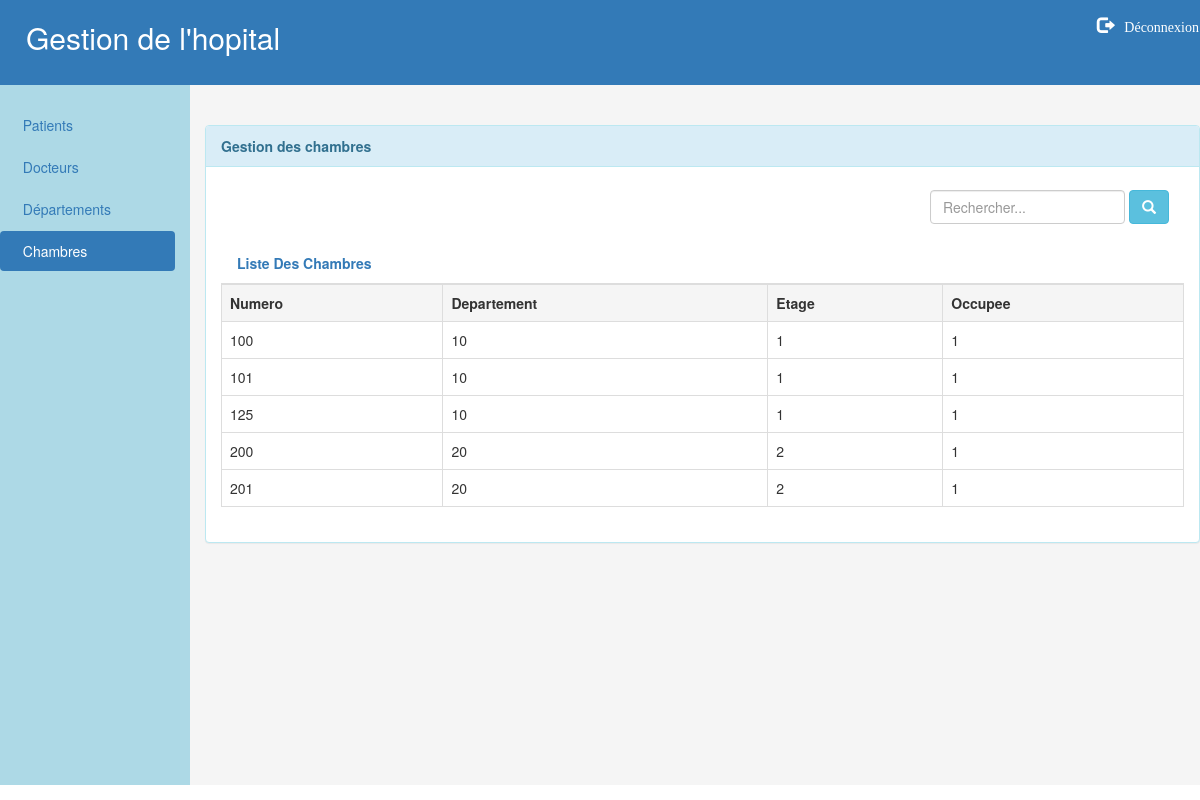
/chambre.php, run on the app's committed database.
### tables this page shows
CREATE TABLE IF NOT EXISTS `chambre` (
  `numero` int(11) NOT NULL,
  `occupee` int(11) NOT NULL,
  `departement` int(50) NOT NULL,
  `etage` varchar(10) NOT NULL,
  PRIMARY KEY (`numero`)
);

### chambre.php (the view, shortened to what this page needs)
<!DOCTYPE html>
<html>
<head>
    <link href="css/styles.css" rel="stylesheet">
    <link href="css/bootstrap.min.css" rel="stylesheet">
</head>
<body>
<div class="row " style="background-color:rgb(51,122,183)">
    <nav class="navbar navbar-expand-sm  navbar-dark ">
        <div class="col-md-10 container-fluid">
            <div class="navbar-header">
                <h2 style="color: white"> &nbsp;&nbsp; Gestion de l'hopital </h2>
            </div>
        </div>
        <div class="col-md-2 ">
            <ul class="nav navbar-nav navbar-right">
                <li>
                <li ><a href="deconnexion.php" class="deconnexion"><span class="glyphicon glyphicon-log-out" aria-hidden="true" ></span> &nbsp; Déconnexion</a></li>
                </li>
            </ul>
        </div>
    </nav>
</div>
<div class="row" >
    <div class="col-md-2 sidenav height:700x;" >
        <ul class="nav nav-pills nav-stacked ">
            <li ><a href="indexPatient.php">&nbsp Patients </a></li>
            <li ><a href="medecin.php">&nbsp Docteurs</a></li>
            <li ><a href="departement.php">&nbsp Départements</a></li>
            <li class="active"><a href="#">&nbsp Chambres</a></li>
        </ul>
    </div>
    <div class="col-md-10 contenu">
        <br> <br>
        <div class="panel panel-info contentinside">
            <div class="panel-heading"><strong>Gestion des chambres</strong></div>
            <div class="panel-body">
                <form class="navbar-form pull-right" method="get">
                    <div class="form-group">
                        <input type="text" class="form-control" placeholder="Rechercher..." name="search">
                    </div>
                    <button type="submit" class="btn btn-info"><span class="glyphicon glyphicon-search" aria-hidden="true"></span> </button>
                </form>
                <br/> <br/> <br/>
                <ul class="nav nav-tabs">
                    <li id="button1"><a class="active"  href="#"><strong>Liste Des Chambres</strong></a></li>
                </ul>
                <div id="affichage">
                <table class="table table-bordered table-hover">
                    <tr class="active ">
                        <td ><strong>Numero</strong></td>
                        <td ><strong>Departement</strong></td>
                        <td ><strong>Etage</strong></td>
                        <td><strong>Occupee</strong></td>
                    </tr>
                    <?php
                    try{
                        $bdd2= new PDO('mysql:host=localhost;dbName=hopital', 'root', '');
                    }
                    catch (PDOException$e) { print"Erreur : " . $e->getMessage();die(); }
                    $bdd2->query("USE hopital");
                    if((isset($_GET["search"]))AND(!empty($_GET["search"]))){
                        $reponse= $bdd2->query('select * from chambre WHERE numero LIKE "'.$_GET["search"].'%"');
                    }
                    else{
                        $reponse= $bdd2->query('select * from chambre ORDER by numero ASC ');
                    }
                    if($reponse){
                        $resultat = $reponse->fetchAll(PDO:: FETCH_OBJ );
                        foreach($resultat as $res) :
                            echo '<tr><td>';
                            echo $res->numero;
                            echo '<td>';
                            echo $res->departement;
                            echo '<td>';
                            echo $res->etage;
                            echo '<td>';
                            echo $res->occupee;
                        endforeach;
                    }
                    ?>
                </table>
                </div>
            </div>
        </div>
    </div>
</div>
</body>
</html>

### css/styles.css (style rules this page uses)
.sidenav { background-image: url(2.jpg); height: 700px; }
.contenu { background-color: whitesmoke; background-size:100%; background-scroll:fixed; height:700px; }
.glyphicon.glyphicon-log-out { font-size: 17px; color: white; }
.deconnexion { color: white; font-family: "Arial Unicode MS"; }

### data on the page
chambre: numero "100", departement "10", etage "1", occupee "1"
chambre: numero "101", departement "10", etage "1", occupee "1"
chambre: numero "125", departement "10", etage "1", occupee "1"
chambre: numero "200", departement "20", etage "2", occupee "1"
chambre: numero "201", departement "20", etage "2", occupee "1"
